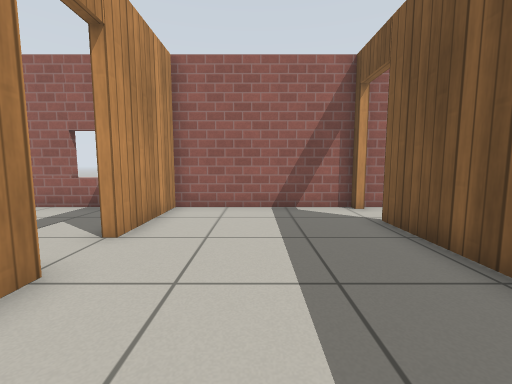
View 1 (above)

17 first-person views from a walk through a robot-simulator world made for Gazebo. The camera is 0.72 m above the floor, tilts 6° down and sees 90° across. The floor is counted in squares, 0.5 m on a side. Each view is taken from the middle of a square. On the plan, view 1 faces up. The plan holds only what a view shows up to about 13 squares ahead; the rest is blank. Gazebo's built-in surfaces are drawn with simple patterns.

View 2
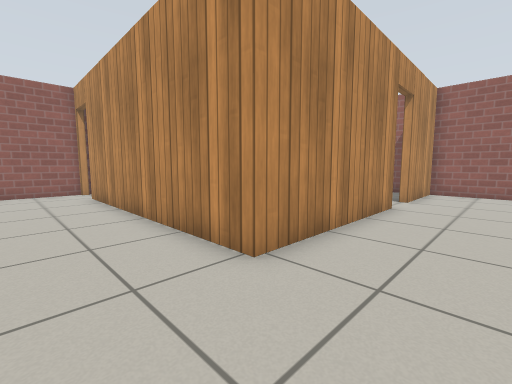

View 3
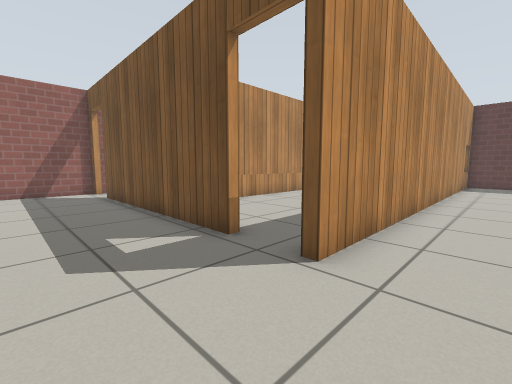

View 4
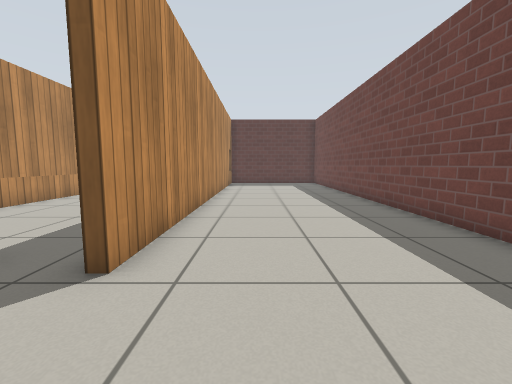

View 5
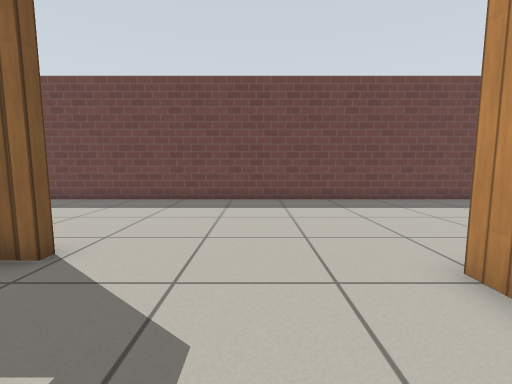

View 6
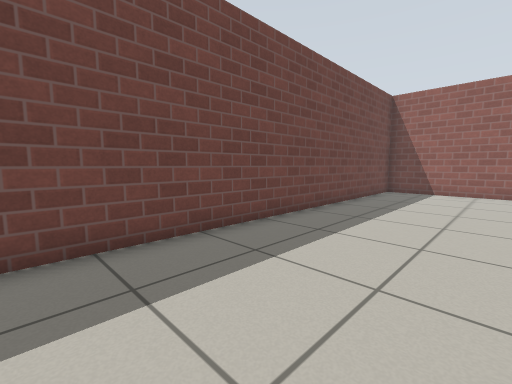

View 7
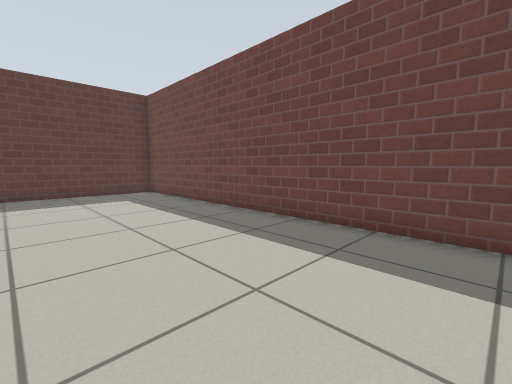

View 8
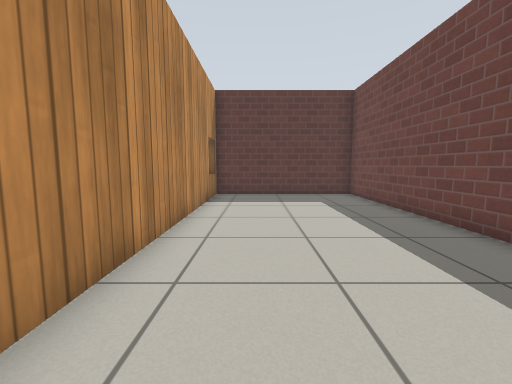

View 9
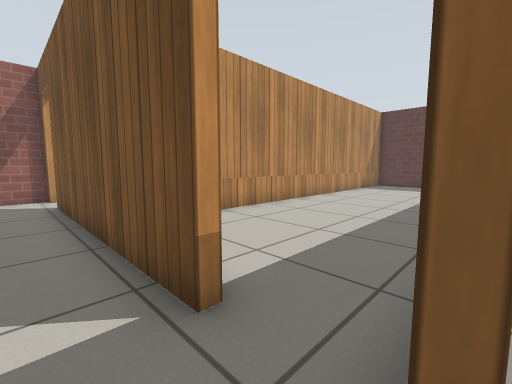

View 10
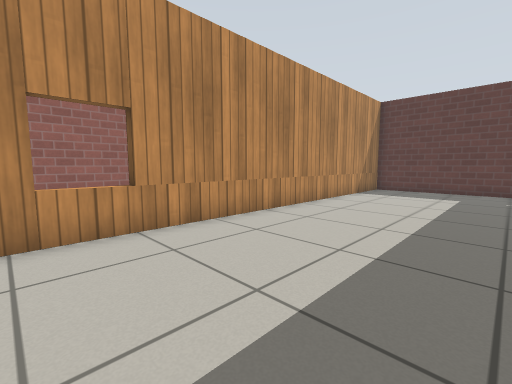

View 11
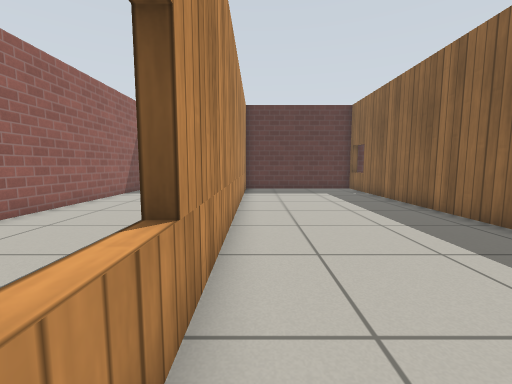

View 12
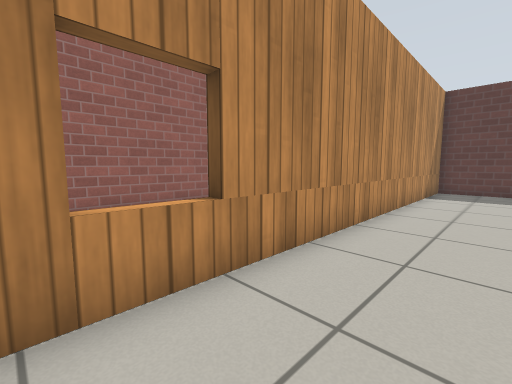

View 13
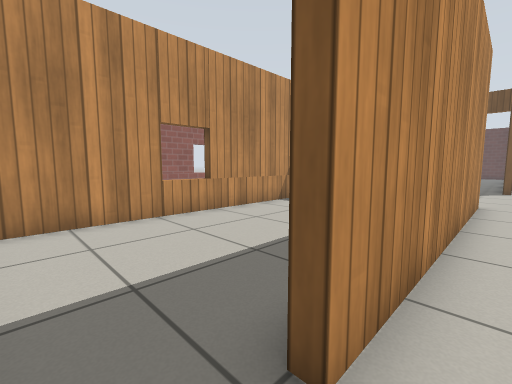

View 14
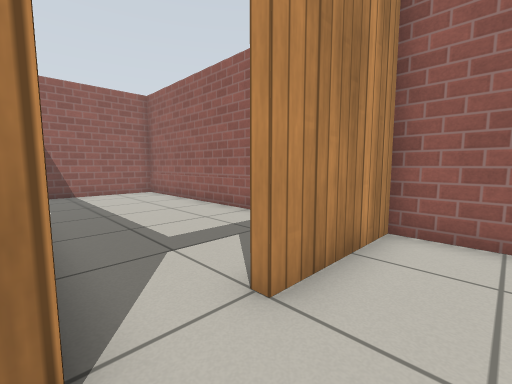

View 15
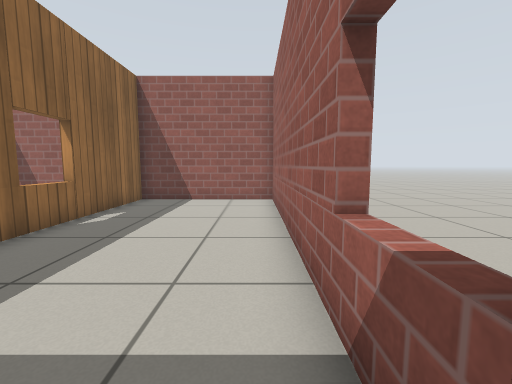

View 16
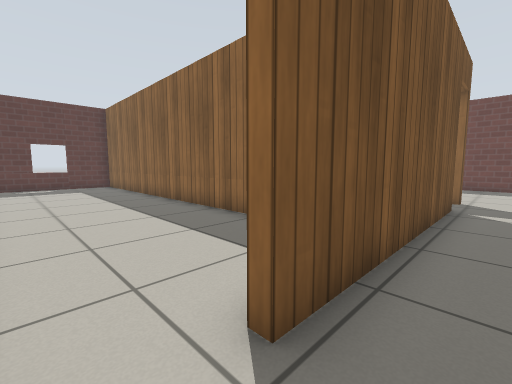

View 17
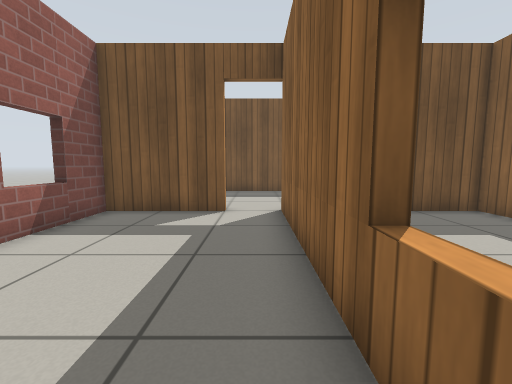

### Floor plan
Ten units are one square. View 1 is at (0, 0); x grows to the right and y downward. Boxes are objects, and circles mark ways between rooms. Rooms are numbered by the first view taken in them; rooms with no view inside come last. Other rooms are left out.
<svg viewBox="-152 -92 364 204">
<path fill="none" stroke="#000" d="M33 20 33 -66M-28 -32 -28 33 -127 33M33 -82 33 -87 -28 -87 -28 -49M-147 33 -147 101M-141 107 207 107 207 40 33 40 33 37M106 37 184 37M207 31 207 -26 49 -26M-31 -49 -31 -87 -147 -87 -147 -32 -28 -32M-50 -29 -141 -29M-147 0 -147 30M-41 30 -31 30 -31 9"/>
<circle cx="33" cy="27" r="3" fill="#2a7"/>
<circle cx="-30" cy="-45" r="3" fill="#2a7"/>
<circle cx="-135" cy="30" r="3" fill="#2a7"/>
<text x="20" y="50">1</text>
<text x="120" y="0">2</text>
<text x="-90" y="-60">3</text>
<text x="-90" y="0">4</text>
</svg>
Room 1 opens to room 2. Room 1 opens to room 3. Room 1 opens to room 4.

Where each view was taken, in squares from view 1:
view 1: 0 up, 0 right, facing up
view 2: 6 down, 0 right, facing up-left
view 3: 6 down, 0 right, facing up-right
view 4: 6 down, 0 right, facing right
view 5: 0 up, 0 right, facing down
view 6: 6 down, 0 right, facing down-left
view 7: 5 down, 7 right, facing down-right
view 8: 6 down, 8 right, facing right
view 9: 4 down, 2 right, facing up-right
view 10: 3 down, 5 right, facing up-right
view 11: 2 up, 5 right, facing right
view 12: 0 up, 5 right, facing up-right
view 13: 4 down, 14 left, facing up-right
view 14: 3 up, 1 left, facing up-left
view 15: 8 up, 4 left, facing left
view 16: 8 up, 2 right, facing down-right
view 17: 4 up, 11 left, facing right
